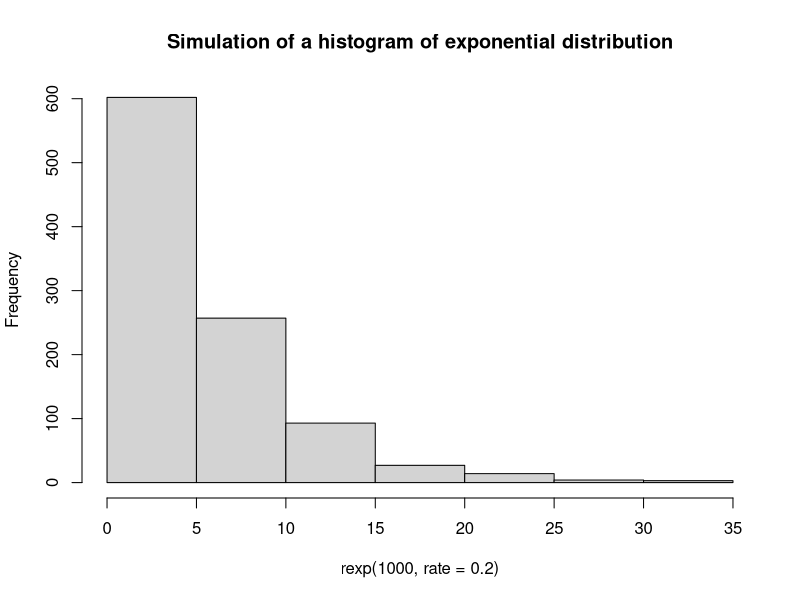
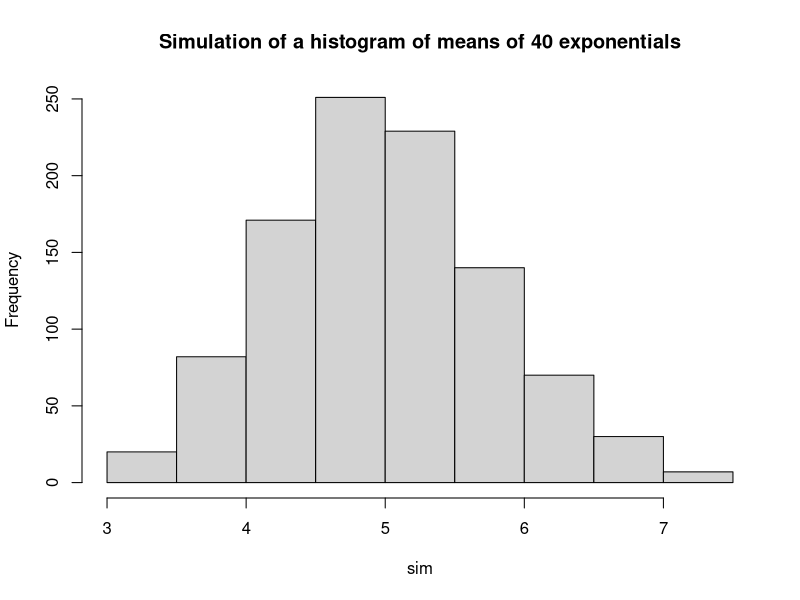
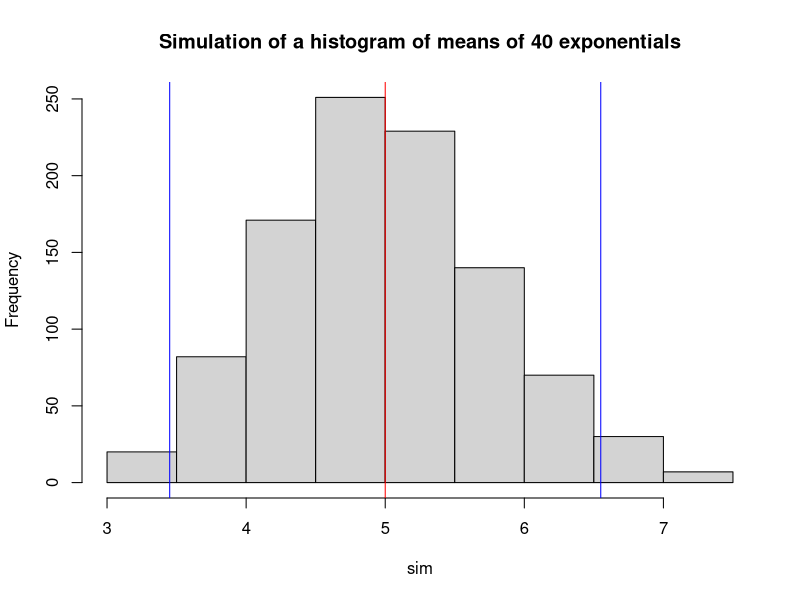

R code for these plots, in order:
## ---- chunk 1
set.seed(1)
hist(rexp(1000,rate=0.2),main="Simulation of a histogram of exponential distribution")
## ---- chunk 2
sim <- sapply(1:1000,function(x) mean(rexp(40,rate=0.2)))
hist(sim, main="Simulation of a histogram of means of 40 exponentials")
## ---- chunk 3
theo_mean = 1/0.2
theo_var = (1/0.2)^2/40
paste("Simulation mean = ",mean(sim))
paste("Simulation variance = ",var(sim))
paste("Theoretical mean = ", theo_mean)
paste("Theoretical variance = ",theo_var)
## ---- chunk 4
paste0("95% CI for the expected mean of 40 exp distributions = (",theo_mean-1.96*sqrt(theo_var),",",theo_mean+1.96*sqrt(theo_var),")")
hist(sim, main="Simulation of a histogram of means of 40 exponentials")
abline(v=theo_mean,col="red")
abline(v=theo_mean-1.96*sqrt(theo_var),col="blue")
abline(v=theo_mean+1.96*sqrt(theo_var),col="blue")
